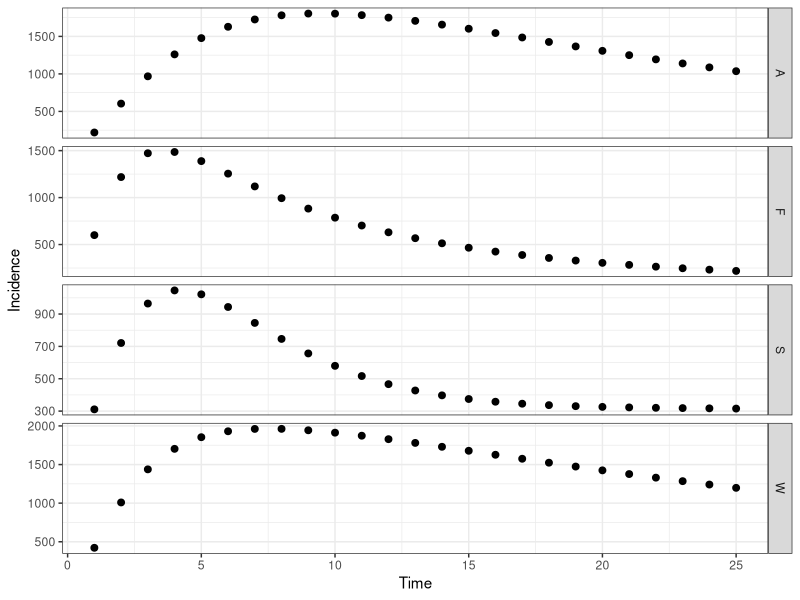
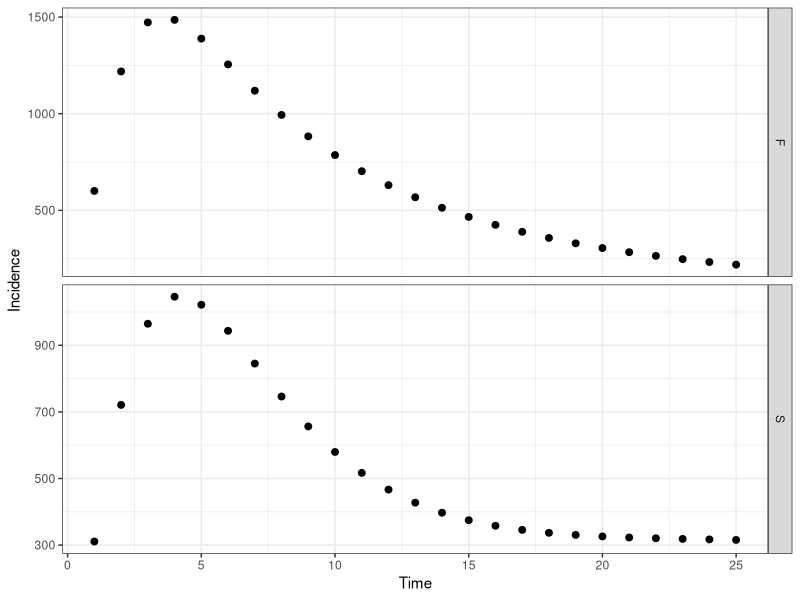

The R source for these figures, in order:
# CF McQuaid & RMGJ Houben
# Start 21/04/2017 ---> current version 26/04/2017
# Cohort model of TB including regression and a slow stream
########################################
#         ^     ^     ^     ^          #
#      -> Q <-> S <-> C <-> Y -> M     # Q - Quiescent, S - Subclinical, C - Minimal (C+S-), Y - Disseminated (C+S+, symptomatic), M - Death (due to disease)
#     /   ^     ^                      #
#    E    |     |                      # E - Recently Infected, T - cumulative number disseminated
#     \   v     v                      #
#      -> K <-> Z                      # K - Quiescent (slow stream), Z- Subclinical (slow stream),
#         v     v                      #
########################################
##set wd depending on who is coding/playing
setwd("C:/Users/cfmcquaid/Simulations")
#setwd("/Users/ReinHouben/Filr/ifolder/Applications (funding and jobs)/2016 - ERC starting grant/Rmodel_nathis/NatHistCoh")

#Next steps
# 1. get the prop inc disease after 5 years to 5%
###   How: play with Eq and Ek values, OR increase progression parameters
# 2. achieve 1 + start higher and sharper decrease in early years
###   How: change initial states to more realistic point, based on what prev of disease would be at screening
###   Also increase progression rates, while decreasing proportion that goes into the fast pathway

library("reshape2"); library("deSolve"); library("ggplot2"); library("plyr"); #source("Completed/theme_dark.R")
# Parameter sets: Average (), Wax (regression), Slow (slow), Full (regression, slow)
# Ax - rate from compartment A to compartment X, Omega - background mortality
paramA <- c(Eq=1.00, Ek=0.00, Qs=0.03, Qk=0.00, Kz=0.00, Kq=0.00, Sc=0.22, Sq=0.00, Sz=0.00, Zk=0.00, Zs=0.00, Cy=0.22, Cs=0.00, Ym=0.25, Yc=0.00, Omega=0.02)
paramW <- c(Eq=1.00, Ek=0.00, Qs=0.03, Qk=0.00, Kz=0.00, Kq=0.00, Sc=0.50, Sq=0.25, Sz=0.00, Zk=0.00, Zs=0.00, Cy=0.50, Cs=0.25, Ym=0.50, Yc=0.25, Omega=0.02)
paramS <- c(Eq=0.10, Ek=0.90, Qs=0.50, Qk=0.00, Kz=0.01, Kq=0.00, Sc=0.22, Sq=0.00, Sz=0.00, Zk=0.00, Zs=0.05, Cy=0.22, Cs=0.00, Ym=0.25, Yc=0.00, Omega=0.02)
paramF <- c(Eq=0.10, Ek=0.90, Qs=0.50, Qk=0.00, Kz=0.01, Kq=0.00, Sc=0.50, Sq=0.25, Sz=0.00, Zk=0.25, Zs=0.05, Cy=0.50, Cs=0.25, Ym=0.50, Yc=0.25, Omega=0.02)
# Initial states of compartments
state <- c(E=100000, Q=0, K=0, S=0, Z=0, C=0, Y=0, T=0, M=0)
# Timespan for simulation
times <- seq(0, 25, by = 1)
# ODEfunction
regr <- function(t, state, parameters){
  with(as.list(c(state, parameters)), {
   # rates of change
   dE <- - (Eq + Ek)*E
   dQ <- + Eq*E + Sq*S + Kq*K - (Qs + Qk + Omega)*Q
   dK <- + Ek*E + Zk*Z + Qk*Q - (Kz + Kq + Omega)*K
   dS <- + Qs*Q + Cs*C + Zs*Z - (Sc + Sq + Sz + Omega)*S
   dZ <- + Kz*K + Sz*S - (Zk + Zs + Omega)*Z
   dC <- + Sc*S + Yc*Y - (Cs + Cy + Omega)*C
   dY <- + Cy*C -(Yc + Ym + Omega)*Y
   dT <- + Cy*C
   dM <- + Ym*Y
   # return the rate of change
   list(c(dE, dQ, dK, dS, dZ, dC, dY, dT, dM))
  })
}
# Calculations
outA <- ode(y = state, times = times, func = regr, parms = paramA); outW <- ode(y = state, times = times, func = regr, parms = paramW); outS <- ode(y = state, times = times, func = regr, parms = paramS); outF <- ode(y = state, times = times, func = regr, parms = paramF)
outA <- as.data.frame(outA); outW <- as.data.frame(outW); outS <- as.data.frame(outS); outF <- as.data.frame(outF)
# Removing the first data point at time zero as we only sample after a year
outA <- outA[-c(1), ]; outW <- outW[-c(1), ]; outS <- outS[-c(1), ]; outF <- outF[-c(1), ]; 
# Formatting the data for plotting - putting into a melted data.fame, with additional columns for the source matrix and the incidence rate
outA$rate <- outA$S*paramA["Sc"]; outW$rate <- outW$S*paramW["Sc"]; outS$rate <- outS$S*paramS["Sc"]; outF$rate <- outF$S*paramF["Sc"];
outA <- melt(outA, id.vars = c("time")); outW <- melt(outW, id.vars = c("time")); outS <- melt(outS, id.vars = c("time")); outF <- melt(outF, id.vars = c("time"))
outA$source <- "A"; outW$source <- "W"; outS$source <- "S"; outF$source <- "F"
out <- rbind(outA, outW, outS, outF)
# Plot output
theme_set(theme_bw())
##all scenarios
ggplot(out[out$variable %in% c("rate"), ], aes(time, value)) + geom_point(size=2) + labs(x = "Time", y = "Incidence") + facet_grid(source ~ . , scales = "free")
##slow and slow+regression only (S+F)
out2 <- subset(out, source=='F' | source == 'S', select=time:source)  
ggplot(out2[out2$variable %in% c("rate"), ], aes(time, value)) + geom_point(size=2) + labs(x = "Time", y = "Incidence") + facet_grid(source ~ . , scales = "free")

# Fitting parameters and state: proportion of individuals disease or dead (due to TB) after Otime years, using parameter set Osource
Osource <- "S"; Otime <- 5
Osize <- out[which(out$source == Osource & out$variable %in% c("Q", "S", "K", "Z",  "C", "Y", "M") & out$time == Otime), ];
sum(Osize$value[Osize$variable %in% c("C", "Y", "M")]) / sum(Osize$value)
